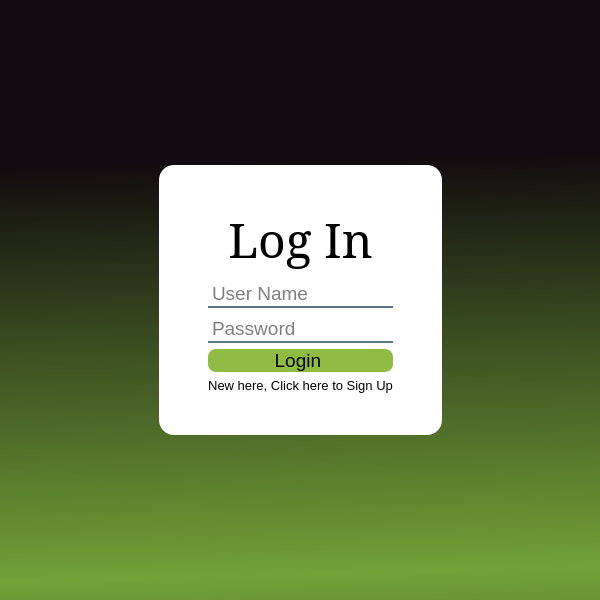
<?xml version="1.0" encoding="UTF-8"?>
<ui version="4.0">
 <class>MainWindow</class>
 <widget class="QMainWindow" name="MainWindow">
  <property name="geometry">
   <rect>
    <x>0</x>
    <y>0</y>
    <width>600</width>
    <height>600</height>
   </rect>
  </property>
  <property name="minimumSize">
   <size>
    <width>600</width>
    <height>600</height>
   </size>
  </property>
  <property name="windowTitle">
   <string>MainWindow</string>
  </property>
  <property name="styleSheet">
   <string notr="true">background-color: qlineargradient(spread:reflect, x1:1, y1:0.943, x2:0.975124, y2:0, stop:0 rgba(113, 161, 55, 255), stop:0.731343 rgba(17, 12, 15, 255));
</string>
  </property>
  <widget class="QWidget" name="centralwidget">
   <layout class="QVBoxLayout" name="verticalLayout">
    <item>
     <layout class="QGridLayout" name="gridLayout">
      <item row="0" column="1">
       <spacer name="verticalSpacer">
        <property name="orientation">
         <enum>Qt::Vertical</enum>
        </property>
        <property name="sizeHint" stdset="0">
         <size>
          <width>20</width>
          <height>40</height>
         </size>
        </property>
       </spacer>
      </item>
      <item row="1" column="0">
       <spacer name="horizontalSpacer">
        <property name="orientation">
         <enum>Qt::Horizontal</enum>
        </property>
        <property name="sizeHint" stdset="0">
         <size>
          <width>40</width>
          <height>20</height>
         </size>
        </property>
       </spacer>
      </item>
      <item row="1" column="1">
       <widget class="QWidget" name="innerWidget" native="true">
        <property name="styleSheet">
         <string notr="true">background-color: rgb(255, 255, 255);
border-radius: 15px;</string>
        </property>
        <layout class="QHBoxLayout" name="horizontalLayout">
         <item>
          <spacer name="horizontalSpacer_3">
           <property name="orientation">
            <enum>Qt::Horizontal</enum>
           </property>
           <property name="sizeHint" stdset="0">
            <size>
             <width>40</width>
             <height>20</height>
            </size>
           </property>
          </spacer>
         </item>
         <item>
          <layout class="QVBoxLayout" name="verticalLayout_2">
           <item>
            <spacer name="verticalSpacer_3">
             <property name="orientation">
              <enum>Qt::Vertical</enum>
             </property>
             <property name="sizeHint" stdset="0">
              <size>
               <width>138</width>
               <height>32</height>
              </size>
             </property>
            </spacer>
           </item>
           <item>
            <widget class="QLabel" name="label_9">
             <property name="font">
              <font>
               <family>Garamond</family>
               <pointsize>36</pointsize>
               <weight>50</weight>
               <bold>false</bold>
              </font>
             </property>
             <property name="text">
              <string>Log In</string>
             </property>
             <property name="alignment">
              <set>Qt::AlignCenter</set>
             </property>
            </widget>
           </item>
           <item>
            <widget class="QLineEdit" name="userName">
             <property name="font">
              <font>
               <pointsize>14</pointsize>
              </font>
             </property>
             <property name="styleSheet">
              <string notr="true">background-color:rgb(255, 255, 255);
border: 2px solid rgba(0,0,0,0);
border-bottom-color: rgba(46, 82, 101, 200);
</string>
             </property>
             <property name="placeholderText">
              <string>User Name</string>
             </property>
            </widget>
           </item>
           <item>
            <widget class="QLineEdit" name="password">
             <property name="font">
              <font>
               <pointsize>14</pointsize>
              </font>
             </property>
             <property name="styleSheet">
              <string notr="true">background-color:rgb(255, 255, 255);
border: 2px solid rgba(0,0,0,0);
border-bottom-color: rgba(46, 82, 101, 200);
</string>
             </property>
             <property name="placeholderText">
              <string>Password</string>
             </property>
            </widget>
           </item>
           <item>
            <widget class="QPushButton" name="loginBtn">
             <property name="font">
              <font>
               <pointsize>14</pointsize>
              </font>
             </property>
             <property name="styleSheet">
              <string notr="true">QPushButton:hover{
	background-color: rgb(117, 154, 54);
}

QPushButton{
	background-color: rgb(143, 188, 66);
	border-radius: 8px;
}

</string>
             </property>
             <property name="text">
              <string>Login </string>
             </property>
            </widget>
           </item>
           <item>
            <widget class="QPushButton" name="signUpBtn">
             <property name="font">
              <font>
               <pointsize>10</pointsize>
              </font>
             </property>
             <property name="styleSheet">
              <string notr="true">QPushButton:hover{
	color: rgb(90, 126, 255);
	text-decoration: underline;
}
QPushButton{
background-color: rgba(255,255,255,0);
}</string>
             </property>
             <property name="text">
              <string>New here, Click here to Sign Up</string>
             </property>
            </widget>
           </item>
           <item>
            <spacer name="verticalSpacer_4">
             <property name="orientation">
              <enum>Qt::Vertical</enum>
             </property>
             <property name="sizeHint" stdset="0">
              <size>
               <width>138</width>
               <height>33</height>
              </size>
             </property>
            </spacer>
           </item>
          </layout>
         </item>
         <item>
          <spacer name="horizontalSpacer_4">
           <property name="orientation">
            <enum>Qt::Horizontal</enum>
           </property>
           <property name="sizeHint" stdset="0">
            <size>
             <width>40</width>
             <height>20</height>
            </size>
           </property>
          </spacer>
         </item>
        </layout>
       </widget>
      </item>
      <item row="1" column="2">
       <spacer name="horizontalSpacer_2">
        <property name="orientation">
         <enum>Qt::Horizontal</enum>
        </property>
        <property name="sizeHint" stdset="0">
         <size>
          <width>40</width>
          <height>20</height>
         </size>
        </property>
       </spacer>
      </item>
      <item row="2" column="1">
       <spacer name="verticalSpacer_2">
        <property name="orientation">
         <enum>Qt::Vertical</enum>
        </property>
        <property name="sizeHint" stdset="0">
         <size>
          <width>20</width>
          <height>40</height>
         </size>
        </property>
       </spacer>
      </item>
     </layout>
    </item>
   </layout>
  </widget>
 </widget>
 <resources/>
 <connections/>
</ui>
